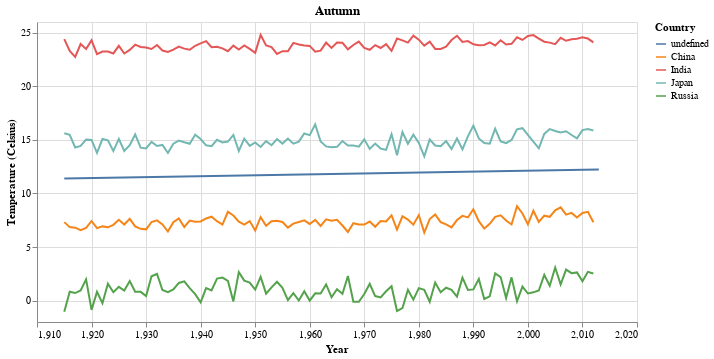

Source (notebook cell):
### Code cell
create_chart(top_collapsed[top_collapsed['season'] == 'autumn'], 'Autumn')

### Figure 1 — Vega-Lite specification as saved in the notebook (floating-point values rounded to 4 significant figures; data arrays with more than 128 entries replaced by an {"elided": "..."} marker saying what was removed)
{"config": {"view": {"continuousWidth": 400, "continuousHeight": 300}}, "layer": [{"mark": "line", "encoding": {"color": {"field": "country", "title": "Country", "type": "nominal"}, "tooltip": [{"field": "year", "type": "quantitative"}, {"field": "averagetemperature", "type": "quantitative"}, {"field": "country", "type": "nominal"}], "x": {"field": "year", "title": "Year", "type": "quantitative"}, "y": {"field": "averagetemperature", "scale": {"zero": false}, "title": "Temperature (Celsius)", "type": "quantitative"}}, "height": 300, "title": "Autumn", "width": 600}, {"mark": "line", "encoding": {"color": {"field": "country", "title": "Country", "type": "nominal"}, "tooltip": [{"field": "year", "type": "quantitative"}, {"field": "averagetemperature", "type": "quantitative"}, {"field": "country", "type": "nominal"}], "x": {"field": "year", "title": "Year", "type": "quantitative"}, "y": {"field": "averagetemperature", "scale": {"zero": false}, "title": "Temperature (Celsius)", "type": "quantitative"}}, "height": 300, "title": "Autumn", "transform": [{"on": "year", "regression": "averagetemperature", "method": "linear", "as": ["year", "averagetemperature"]}], "width": 600}], "data": {"name": "data-6a6f89fb2a92cd8bc8f7424c16bde97f"}, "$schema": "https://vega.github.io/schema/vega-lite/v4.17.0.json", "datasets": {"data-6a6f89fb2a92cd8bc8f7424c16bde97f": {"elided": "396 records"}}}
